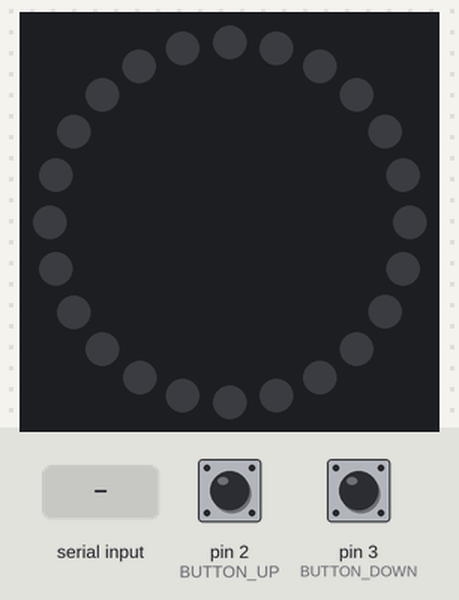
Bench run of a sketch on a simulated Arduino Uno, built with avr-gcc and run on an emulated ATmega328P. On the bench: 24 RGB LEDs in a ring, first at the top, clockwise. The test bench sets the inputs (shaded band); at power-on: pin 2 (BUTTON_UP) HIGH, pin 3 (BUTTON_DOWN) HIGH. Dim RGB values are drawn brighter than linear; what the sketch prints to the serial monitor is not drawn.

Above: at 1.2 s.
1.3 s: pin 2 (BUTTON_UP) pulled LOW for 0.15 s
At 2.5 s:
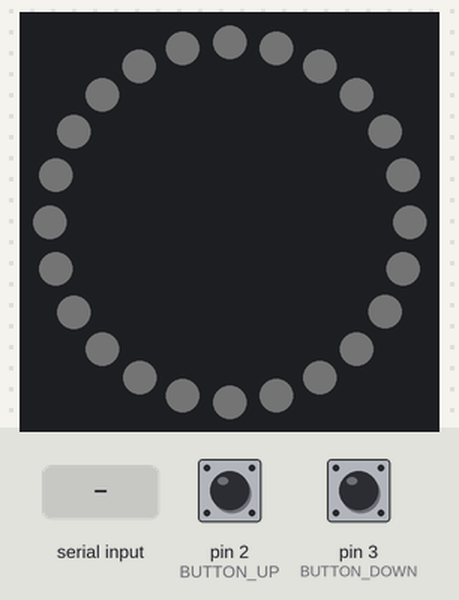
2.9 s: pin 2 (BUTTON_UP) pulled LOW for 1 s
5.4 s: "1\n" received over Serial
At 6.5 s:
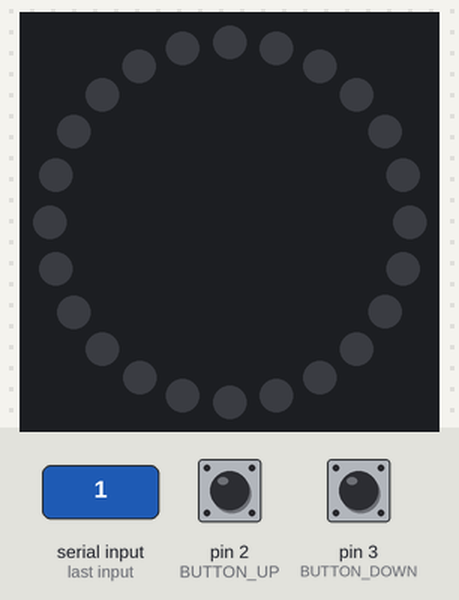
6.9 s: pin 3 (BUTTON_DOWN) pulled LOW for 0.15 s
At 8.1 s:
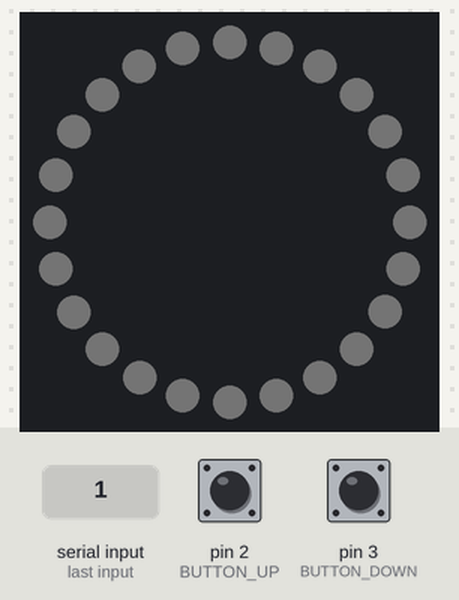
8.5 s: pin 3 (BUTTON_DOWN) pulled LOW for 1 s
At 9.3 s:
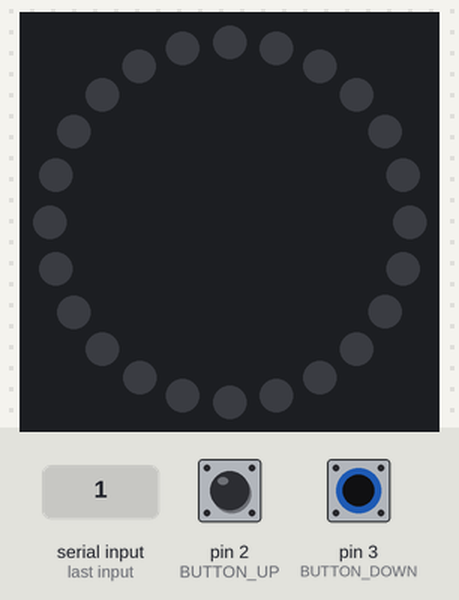
Timing chart, 0 to 11.5 s (numbered marks = the images above; inputs shaded):
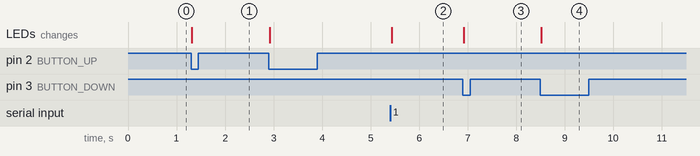

Measured:
- after the input at 1.3 s, the LEDs: change at once (image 1)
- after the input at 5.4 s, the LEDs: change at once (image 2)
- after the input at 6.9 s, the LEDs: change at once (image 3)
- after the input at 8.5 s, the LEDs: change at once (image 4)

The sketch:

static_controller.ino
```cpp
#include <Adafruit_NeoPixel.h>
#include <ArduinoJson.h>

#define LED_PIN 6    // 네오픽셀 데이터 핀
#define NUM_LEDS 24  // LED 개수

#define BUTTON_UP 2   // 밝기 증가 버튼
#define BUTTON_DOWN 3 // 밝기 감소 버튼

Adafruit_NeoPixel ring = Adafruit_NeoPixel(NUM_LEDS, LED_PIN, NEO_GRB + NEO_KHZ800);

int redScaledBrightness = 0;
int greenScaledBrightness = 0;
int blueScaledBrightness = 0;

int brightness = 0;          // 현재 밝기
const int step = 1;         // 밝기 증감량
const int max_brightness = 8;     // 최대 밝기

bool lastButtonUpState = LOW;   // 버튼 이전 상태 저장
bool lastButtonDownState = LOW;

void sendLEDStatus(){
  StaticJsonDocument<200> doc;
  doc["red_brightness"] = redScaledBrightness;
  doc["green_brightness"] = greenScaledBrightness;
  doc["blue_brightness"] = blueScaledBrightness;
  serializeJson(doc, Serial);
  Serial.println();
}

void setup() {
  ring.begin();
  ring.show(); // LED 초기화
  Serial.begin(9600);

  pinMode(BUTTON_UP, INPUT);
  pinMode(BUTTON_DOWN, INPUT);
}

void loop() {
  bool buttonUpState = digitalRead(BUTTON_UP);
  bool buttonDownState = digitalRead(BUTTON_DOWN);

  // Serial 명령 처리
  if (Serial.available()) {
    String jsonStr = Serial.readStringUntil('\n');
    Serial.print("수신:");
    Serial.println(jsonStr);
    StaticJsonDocument<200> doc;
    DeserializationError error = deserializeJson(doc, jsonStr);
    if (error) {
      Serial.print("파싱실패:");
      Serial.println(error.c_str());
    } else {
      int newRed = doc["red_brightness"];
      int newGreen = doc["green_brightness"];
      int newBlue = doc["blue_brightness"];
      newRed = constrain(newRed, 0, 8);
      newGreen = constrain(newGreen, 0, 8);
      newBlue = constrain(newBlue, 0, 8);
      redScaledBrightness = newRed;
      greenScaledBrightness = newGreen;
      blueScaledBrightness = newBlue;
      for (int i = 0; i < NUM_LEDS; i++) {
        ring.setPixelColor(i, ring.Color(redScaledBrightness, greenScaledBrightness, blueScaledBrightness));
      }
      ring.show();
      Serial.print("red:");
      Serial.println(redScaledBrightness);
      Serial.print("green:");
      Serial.println(greenScaledBrightness);
      Serial.print("blue:");
      Serial.println(blueScaledBrightness);
      sendLEDStatus();
    }
  }

  // 버튼 UP이 눌렸을 때 (이전 HIGH → 현재 LOW)
  if (buttonUpState == LOW && lastButtonUpState == HIGH) {
    if (brightness < max_brightness) {
      brightness += step;
      redScaledBrightness = brightness;
      greenScaledBrightness = brightness;
      blueScaledBrightness = brightness;
      if (brightness > max_brightness) brightness = max_brightness;
    }
    Serial.print("Brightness: "); Serial.println(brightness);
    sendLEDStatus();
  }

  // 버튼 DOWN이 눌렸을 때 (이전 HIGH → 현재 LOW)
  if (buttonDownState == LOW && lastButtonDownState == HIGH) {
    if (brightness > 0) {
      brightness -= step;
      redScaledBrightness = brightness;
      greenScaledBrightness = brightness;
      blueScaledBrightness = brightness;
      if (brightness < 0) brightness = 0;
    }
    Serial.print("Brightness: "); Serial.println(brightness);
    sendLEDStatus();
  }

  updateLEDs();

  // 현재 버튼 상태를 저장 (다음 루프에서 비교)
  lastButtonUpState = buttonUpState;
  lastButtonDownState = buttonDownState;
}

void updateLEDs() {
  int scaledBrightness = map(brightness, 0, 8, 0, 255);

  for (int i = 0; i < NUM_LEDS; i++) {
    ring.setPixelColor(i, ring.Color(redScaledBrightness, greenScaledBrightness, blueScaledBrightness));
  }
  ring.show();
}
```
